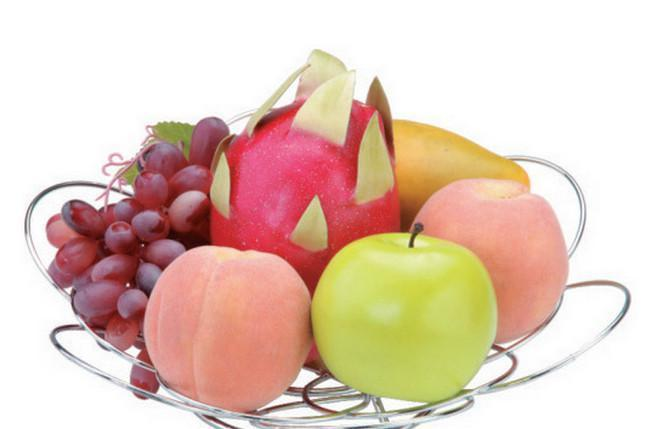
#> input picture Homework7/meanshift/fruit.jpg, 664 x 429 px
$ python mean_shift.py
#> lines starting #> are read from the running program, lines starting #| are printed output that depends on the picture
import numpy as np
import cv2
import random

Image = cv2.imread('fruit.jpg')
#> Image is the input picture: shape (429, 664, 3); mean B, G, R 187.7, 201.9, 227.2
# Image = cv2.imread('../../flower.jpg')
x, y, color_value = Image.shape
#> x = 429; y = 664; color_value = 3

# 申请图像空间
feature_matrix = np.zeros((x * y, 5))
segmented_img = np.zeros(Image.shape, )
m = 0
h = 155
iterations = 30
for i in range(0, x):
    for j in range(0, y):
        feature_matrix[m, 0] = Image[i, j, 0]  # color storage
        feature_matrix[m, 1] = Image[i, j, 1]
        feature_matrix[m, 2] = Image[i, j, 2]
        feature_matrix[m, 3] = i  # position storing
        feature_matrix[m, 4] = j
        m = m + 1
#> after the loop, m = 284856

# 生成初始中心点
flag = 0
while (len(feature_matrix) > 0):
    index = random.randint(0, len(feature_matrix) - 1)
    # selected a point p if flag 0
    if (flag == 0):
        mean_r = feature_matrix[index, 0]
        mean_g = feature_matrix[index, 1]
        mean_b = feature_matrix[index, 2]
        mean_x = feature_matrix[index, 3]
        mean_y = feature_matrix[index, 4]

    cluster = []
    eucli_dist = 0

    for i in range(0, len(feature_matrix)):
        eucli_dist = np.sqrt((mean_r - feature_matrix[i, 0]) ** 2 + (mean_g - feature_matrix[i, 1]) ** 2 + (
                    mean_b - feature_matrix[i, 2]) ** 2 + (mean_x - feature_matrix[i, 3]) ** 2 + (
                                         mean_y - feature_matrix[i, 4]) ** 2)
        if eucli_dist < h:
            cluster.append(i)
    # 更新
    print("to check in", len(feature_matrix))
    if (len(cluster) > 0):
        new_mean_r = 0
        new_mean_g = 0
        new_mean_b = 0
        new_mean_x = 0
        new_mean_y = 0
        for i in range(0, len(cluster)):
            new_mean_r += feature_matrix[cluster[i]][0]
            new_mean_g += feature_matrix[cluster[i]][1]
            new_mean_b += feature_matrix[cluster[i]][2]
            new_mean_x += feature_matrix[cluster[i]][3]
            new_mean_y += feature_matrix[cluster[i]][4]

        new_mean_r = new_mean_r / len(cluster)
        new_mean_g = new_mean_g / len(cluster)
        new_mean_b = new_mean_b / len(cluster)
        new_mean_x = new_mean_x / len(cluster)
        new_mean_y = new_mean_y / len(cluster)

        new_eucli_dist = np.sqrt(
            (new_mean_r - mean_r) ** 2 + (new_mean_g - mean_g) ** 2 + (new_mean_b - mean_b) ** 2 + (
                        new_mean_x - mean_x) ** 2 + (new_mean_y - mean_y) ** 2)
        print("eucledian dist= ", new_eucli_dist)

        if (new_eucli_dist < iterations):
            print("cluster.length ", len(cluster))
            for i in range(0, len(cluster)):
                x = int(feature_matrix[cluster[i]][3])
                y = int(feature_matrix[cluster[i]][4])
                segmented_img[x][y][0] = new_mean_r
                segmented_img[x][y][1] = new_mean_g
                segmented_img[x][y][2] = new_mean_b
            feature_matrix = np.delete(feature_matrix, cluster, 0)
            flag = 0
            # print feature_matrix.shape

        else:
            mean_r = new_mean_r
            mean_g = new_mean_g
            mean_b = new_mean_b
            mean_x = new_mean_x
            mean_y = new_mean_y

            flag = 1

        print("to check out", feature_matrix.shape)
#> this loop made 38 passes
#> (index, mean_r, mean_g, mean_b, mean_x, mean_y, new_mean_r, new_mean_g) on passes 1, 3, 6, 8, 10, 12, 14, 16, 17, 19, 20, 22: (201979, 120, 119.7, 183.9, 291.9, 150.4, 120, 119.7), (10612, 255, 255, 255, 73.51, 591.1, 255, 255), (127383, 108.5, 195.3, 204.4, 298.3, 396.1, 108.5, 195.3), (79511, 91.24, 84.69, 205.9, 175.2, 321.8, 91.24, 84.69), (46930, 243, 248.1, 249.9, 71.09, 225.3, 243, 248.1), (28631, 151.4, 186.7, 230.1, 222.4, 525.5, 151.4, 186.7), (18254, 42.14, 53.71, 110.9, 196, 163.6, 42.14, 53.71), (18316, 255, 255, 255, 165, 29, 252.2, 252), (49532, 248.8, 248.5, 248.9, 389, 96.17, 248.8, 248.5), (16417, 250, 250, 250, 347, 578, 252.1, 252.2), (8725, 226.5, 227.9, 228.7, 411.9, 335.1, 226.5, 227.9), (9861, 117.1, 122.5, 145.8, 406, 273.6, 117.1, 122.5)
#> (index, new_mean_r, new_mean_g, new_mean_b, new_mean_x, new_mean_y, new_eucli_dist, mean_r) on passes 4, 23: (67873, 254, 254.2, 254.2, 98.27, 563.4, 37.16, 254), (2407, 82.63, 93.42, 125.3, 388.5, 304.5, 60.95, 82.63)
#> (printed output is left out)
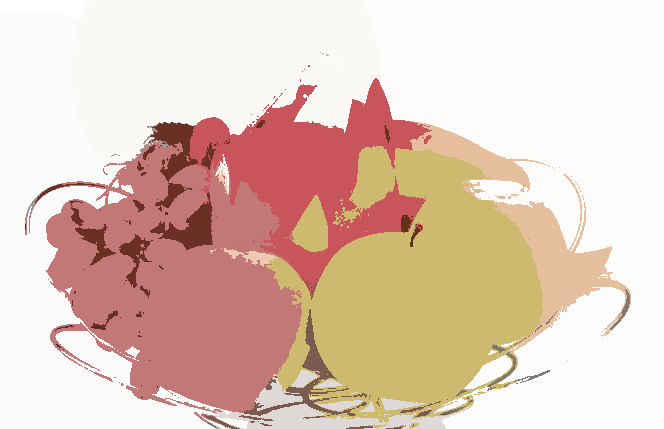
#> segmented_img: shape (429, 664, 3) float64; mean of channels 0, 1, 2 187.7, 201.9, 227.2; drawn as B, G, R

print("done")
cv2.imshow("final_seg", segmented_img / segmented_img.max())

cv2.waitKey(0)
cv2.destroyAllWindows()
